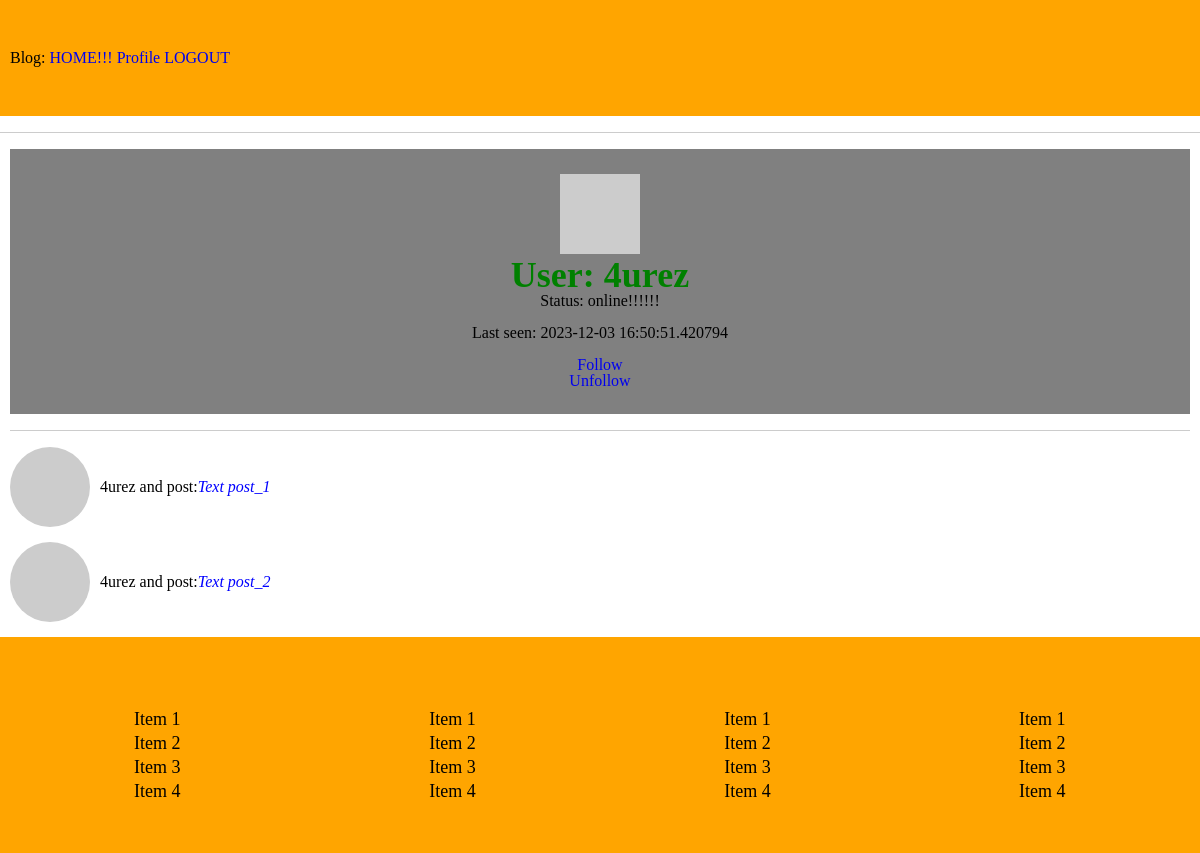
The page /user/4urez (signed in) on the database as committed earlier.
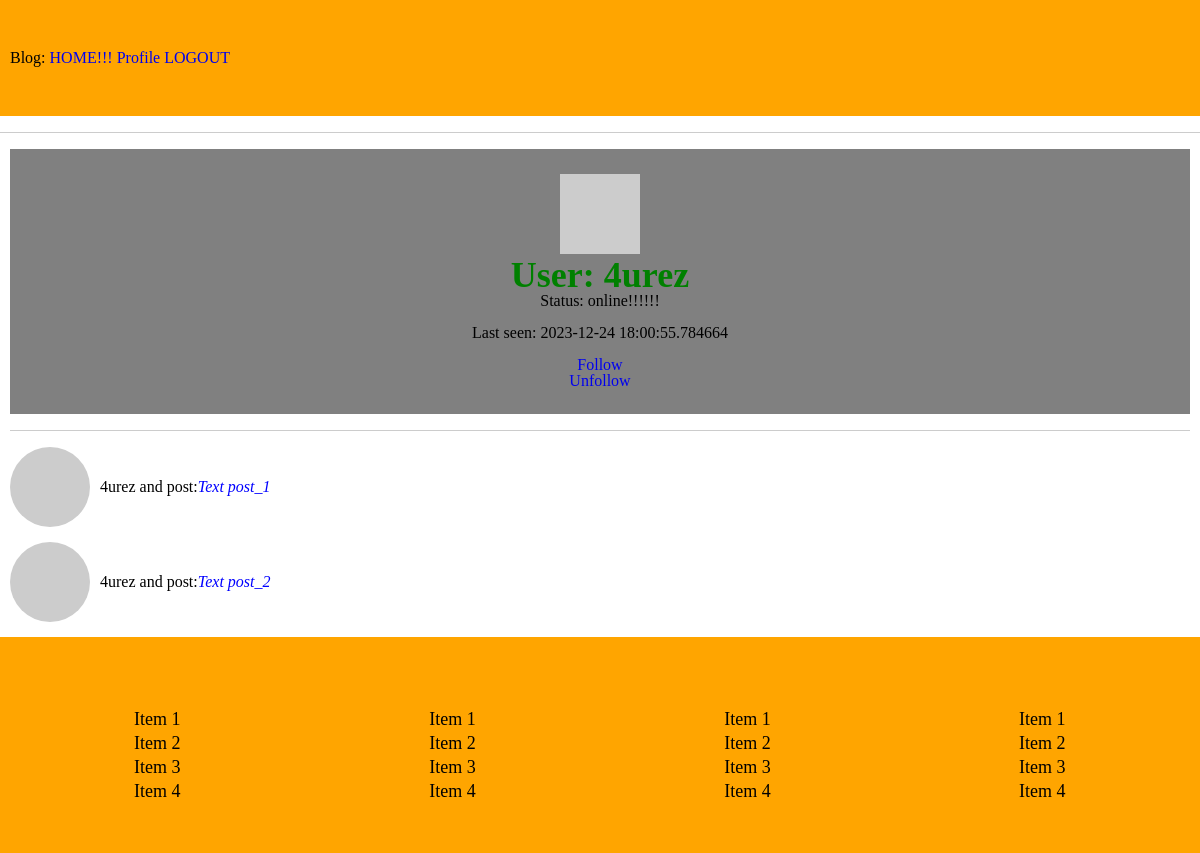
The same page on the database as committed later.
### apps/models.py (models this page shows, shortened)
class User(UserMixin, db.Model):
    id = db.Column(db.Integer, primary_key=True)
    username = db.Column(db.String(55), index=True, unique=True)
    email = db.Column(db.String(120), index=True, unique=True)
    password_hash = db.Column(db.String(130))
    posts = db.relationship('Post', backref='author', lazy='dynamic')
    about_me = db.Column(db.String(150))
    last_seen = db.Column(db.DateTime, default=datetime.utcnow)
    followed = db.relationship(
        "User", secondary=followers,
        primaryjoin=(followers.c.follower_id == id),
        secondaryjoin=(followers.c.followed_id == id),
        backref=db.backref('followers', lazy='dynamic'), lazy='dynamic'
    )
    def avatar(self, size):
        digest = md5(self.email.lower().encode('utf-8')).hexdigest()
        return 'https://www.gravatar.com/avatar/{}?d=identicon&s={}'.format(digest, size)

### apps/routes.py (the view)
@app.route('/user/<username>')
@login_required
def user(username):
    user = User.query.filter_by(username=username).first_or_404()
    posts = [
        {'author': user, 'body': "Text post_1"},
        {'author': user, 'body': "Text post_2"}
    ]
    return render_template('user.html', user=user, posts=posts)

### apps/models.py (called while the page is built)
@login.user_loader
def load_user(id):
    return User.query.get(int(id))

### apps/routes.py (called while the page is built)
@app.before_request
def before_request():
    if current_user.is_authenticated:
        current_user.last_seen = datetime.utcnow()
        print(datetime.utcnow())
        db.session.commit()

### apps/templates/user.html (shortened to what this page needs)
{% extends "base.html" %}
{% block content %}
    <div class="profile">
        <img src="{{user.avatar(100)}}" alt="avatar_user">
        <h1 style="color: green; font-size: 36px;">User: {{user.username}}</h1>
        {% if  user.about_me %}
            <p>{{user.about_me}}</p> <br>
        {% endif %}
        {% if  user.last_seen %}
            <p>Last seen: {{user.last_seen}}</p> <br>
        {% endif %}
        {% if user != current_user %}
            <a href="{{url_for('follow', username=user.username)}}">Follow</a><br>
            <a href="{{url_for('unfollow', username=user.username)}}">Unfollow</a>
        {% endif %}
    </div>
    <hr>
    {% for post in posts %}
        {% include '_post.html' %}
    {% endfor %}
{% endblock %}

### apps/templates/_post.html
<div class="user__posts">
    <img class="user__posts-img"  src="{{post.author.avatar(40) }}" alt="avatar_post">
    {{ post.author.username }} and post: <i style="color: blue;">{{ post.body }}</i>
</div>

Rows that differ between the two databases and show on the page:
changed User "4urez": last_seen "2023-12-03 16:50:51.420794" → "2023-12-24 18:00:55.784664"
